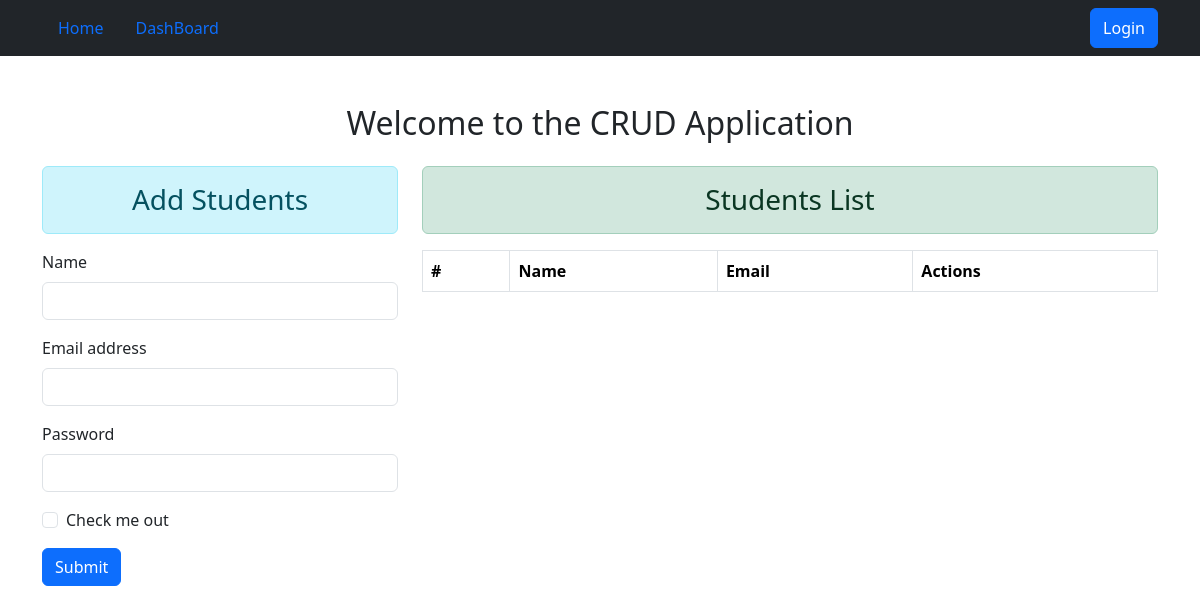
/, run on an earlier commit of the app's database.
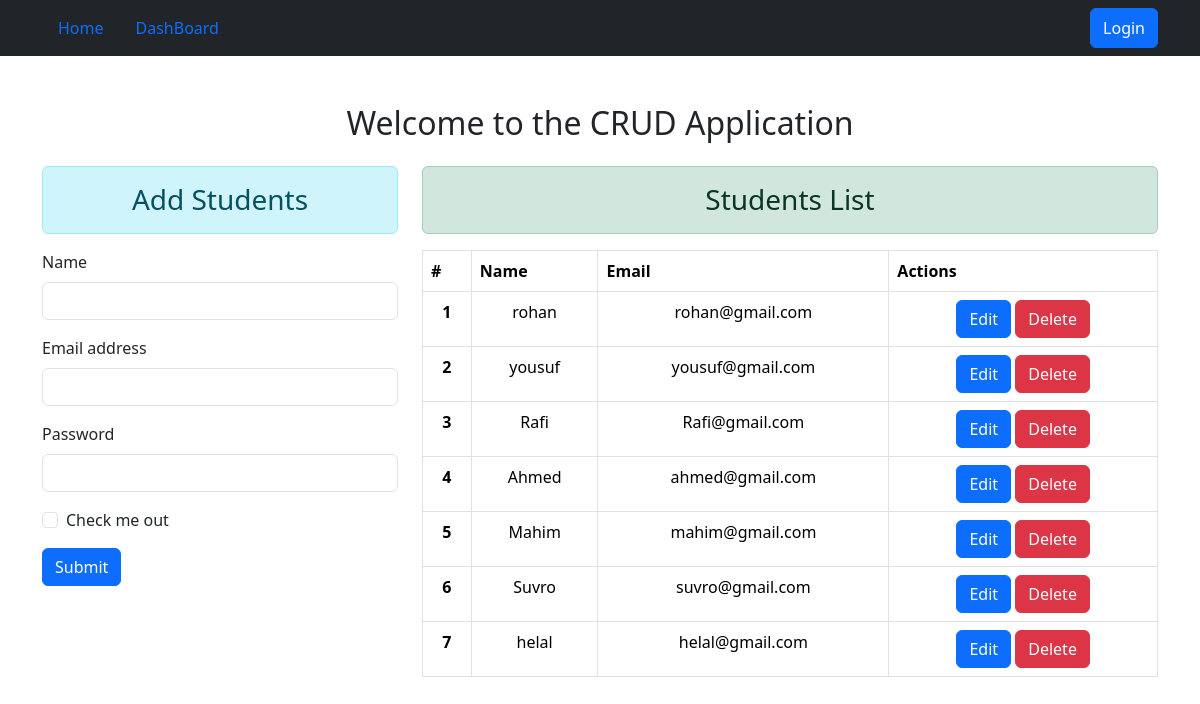
And on a later commit of the database.
### crud_app/models.py (models this page shows)
class User(models.Model):
    name = models.CharField(max_length=100)
    email = models.EmailField(unique=True)
    password = models.CharField(max_length=100)

### crud_app/views.py (the view)
# urls.py: 2. Add a URL to urlpatterns:  path('', views.home, name='home')
def home(request):
    if request.method == 'POST':
        form = UserForm(request.POST)
        if form.is_valid():
           name = form.cleaned_data['name']
           email = form.cleaned_data['email']
           password = form.cleaned_data['password']
           user = User(name=name, email=email, password=password)
           user.save()
    else:
        form =UserForm()
    return render(request, 'home.html',{'form': form,'students': User.objects.all()})

### crud_app/forms.py
class UserForm(forms.ModelForm):
    class Meta:
        model = User
        fields = ['name','email','password']

### crud_app/templates/home.html (shortened to what this page needs)
{% extends 'base.html'%}
{% block content%}
<div class="container mt-5">
    <h2 class="text-center">Welcome to the CRUD Application</h2>
    <div class="row mt-4">
        <div class="col-sm-4">
            <h3 class="text-center alert alert-info">Add Students</h3>
        <form method="POST" action="">
    <div class="mb-3">
    <label for="exampleInputEmail1" class="form-label">Name</label>
    <input type="name" class="form-control" id="exampleInputEmail1" name="name" aria-describedby="emailHelp">
  </div>
   <div class="mb-3">
    <label for="exampleInputEmail1" class="form-label">Email address</label>
    <input type="email" name="email" class="form-control" id="exampleInputEmail1" aria-describedby="emailHelp">
  </div>
  <div class="mb-3">
    <label for="exampleInputPassword1" class="form-label">Password</label>
    <input type="password" name="password" class="form-control" id="exampleInputPassword1">
  </div>
  <div class="mb-3 form-check">
    <input type="checkbox" class="form-check-input" id="exampleCheck1">
    <label class="form-check-label" for="exampleCheck1">Check me out</label>
  </div>
  <button type="submit" class="btn btn-primary">Submit</button>
  </form>
        </div>
        <div class="col-sm-8">
            <h3 class="text-center alert alert-success">Students List</h3>
            {% if form %}
            <table class="table table-bordered">
                <thead>
                    <tr>
                        <th scope="col">#</th>
                        <th scope="col">Name</th>
                        <th scope="col">Email</th>
                        <th scope="col">Actions</th>
                    </tr>
                </thead>
                <tbody>
                    {% for student in students %}
                    <tr class="text-center">
                        <th scope="row">{{ forloop.counter }}</th>
                        <td>{{student.name}}</td>
                        <td>{{student.email}}</td>
                        <td>
                            <a href="{%url 'update' student.id %}" class="btn btn-primary">Edit</a>
                            <form action="{%url 'delete' student.id %}" method="POST" class="d-inline">
                             <input type="submit" value="Delete" class="btn btn-danger"/>
                            </form>
                        </td>
                    </tr>
                    {% endfor %}
                </tbody>
            </table>
            {% else %}
            <h2 class="text-center alert-success">No Data Found</h2>
            {% endif %}
        </div>
    </div>
</div>
{% endblock %}

What changed in the data, as far as the page shows it:
added User: name "rohan", email "rohan@gmail.com"
added User: name "yousuf", email "yousuf@gmail.com"
added User: name "Rafi", email "Rafi@gmail.com"
added User: name "Ahmed", email "ahmed@gmail.com"
added User: name "Mahim", email "mahim@gmail.com"
added User: name "Suvro", email "suvro@gmail.com"
added User: name "helal", email "helal@gmail.com"
